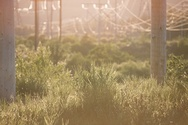
#> input picture labworks/LAB-03/labfiles/color_img.jpg, 188 x 125 px, shrunk from 560 x 373 before the run
$ python labwork.py
#> lines starting #> are read from the running program, lines starting #| are printed output that depends on the picture
import numpy as np
import cv2 as cv
import matplotlib.pyplot as plt

img = cv.imread('./color_img.jpg')
#> img is the input picture: shape (125, 188, 3); mean B, G, R 104.5, 139.9, 164.4

b, g, r = cv.split(img)
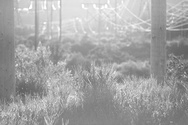
#> r: shape (125, 188); min 88, max 255, mean 164.4

cv.imshow('Before Equalizing Blue', b)
cv.imwrite('./print/before_equalizing_blue.jpg', b)
cv.imshow('Before Equalizing Green', g)
cv.imwrite('./print/before_equalizing_green.jpg', g)
cv.imshow('Before Equalizing Red', r)
cv.imwrite('./print/before_equalizing_red.jpg', r)

plt.figure(figsize = (25, 25))

L = 256

H, W = b.shape
#> H = 125; W = 188

MN = H * W
#> MN = 23500

blue_hist = cv.calcHist([b], [0], None, [256], [0, 255])
#> blue_hist = 256 values, max 391 at index 92, min 0 at index 0, mean 91.8
green_hist = cv.calcHist([g], [0], None, [256], [0, 255])
#> green_hist = 256 values, max 431 at index 108, min 0 at index 0, mean 91.8
red_hist = cv.calcHist([r], [0], None, [256], [0, 255])
#> red_hist = 256 values, max 403 at index 134, min 0 at index 0, mean 91.66

blue_prob = blue_hist / MN
#> blue_prob = 256 values, max 0.0166 at index 92, min 0 at index 0, mean 0.00391
green_prob = green_hist / MN
#> green_prob = 256 values, max 0.0183 at index 108, min 0 at index 0, mean 0.00391
red_prob = red_hist / MN
#> red_prob = 256 values, max 0.0171 at index 134, min 0 at index 0, mean 0.0039

plt.subplot(3, 3, 1)
plt.title('Blue Channel Histogram')
plt.savefig('Blue Channel Histogram.jpg')
plt.hist(b.ravel(), 256, [0, 255])
plt.show()
#> figure, not shown here; tallest bar 391 high, from x = 91.64 to 92.64

plt.subplot(3, 3, 2)
plt.title('Green Channel Histogram')
plt.savefig('Green Channel Histogram.jpg')
plt.hist(g.ravel(), 256, [0, 255])
plt.show()
#> figure, not shown here; tallest bar 431 high, from x = 107.6 to 108.6

plt.subplot(3, 3, 3)
plt.title('Red Channel Histogram')
plt.savefig('Red Channel Histogram.jpg')
plt.hist(r.ravel(), 256, [0, 255])
plt.show()
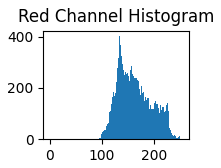
#> figure drawn by matplotlib, 1 panel; tallest bar 403 high, from x = 133.5 to 134.5

cdf_blue = blue_prob
#> cdf_blue has the same summary as blue_prob
cdf_green = green_prob
#> cdf_green has the same summary as green_prob
cdf_red = red_prob
#> cdf_red has the same summary as red_prob

s_blue = np.zeros(256)
s_green = np.zeros(256)
s_red = np.zeros(256)

s_blue[0] = np.round((L - 1) * cdf_blue[0])
s_green[0] = np.round((L - 1) * cdf_green[0])
s_red[0] = np.round((L - 1) * cdf_red[0])

for i in range (1, 256):
    cdf_blue[i] += cdf_blue[i - 1]
    cdf_green[i] += cdf_green[i - 1]
    cdf_red[i] += cdf_red[i - 1]
    s_blue[i] = np.round((L - 1) * cdf_blue[i])
    s_green[i] = np.round((L - 1) * cdf_green[i])
    s_red[i] = np.round((L - 1) * cdf_red[i])
#> after the loop, cdf_blue = 256 values from 0 to 1; cdf_green = 256 values from 0 to 1; cdf_red = 256 values from 0 to 0.998; s_blue = 256 values from 0 to 255; s_green = 256 values from 0 to 255; s_red = 256 values from 0 to 255


for i in range (H):
     for j in range (W):
         x = b[i][j]
         y = g[i][j]
         z = r[i][j]
         b[i][j] = s_blue[x]
         g[i][j] = s_green[y]
         r[i][j] = s_red[z]
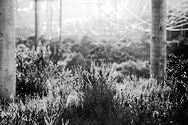
#> b: shape (125, 188); min 0, max 255, mean 128.8
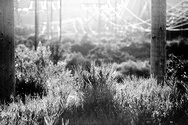
#> r: shape (125, 188); min 0, max 255, mean 128.7

plt.subplot(3, 3, 4)
plt.title('Blue Channel Equalized Histogram')
plt.savefig('./print/Blue Channel Histogram.jpg')
plt.hist(b.ravel(), 256, [0, 255])
plt.show()
#> figure, not shown here; tallest bar 391 high, from x = 110.6 to 111.6

plt.subplot(3, 3, 5)
plt.title('Green Channel Equalized Histogram')
plt.savefig('./print/Green Channel Equalized Histogram.jpg')
plt.hist(g.ravel(), 256, [0, 255])
plt.show()
#> figure, not shown here; tallest bar 431 high, from x = 39.84 to 40.84

plt.subplot(3, 3, 6)
plt.title('Red Channel Equalized  Histogram')
plt.savefig('./print/Red Channel Equalized Histogram.jpg')
plt.hist(r.ravel(), 256, [0, 255])
plt.show()
#> figure, not shown here; tallest bar 403 high, from x = 51.8 to 52.79

cv.imshow('Equalized Blue', b)
cv.imshow('Equalized Green', g)
cv.imshow('Equalized Red', r)

cv.imwrite('./print/after_equalizing_blue.jpg', b)
cv.imwrite('./print/after_equalizing_green.jpg', g)
cv.imwrite('./print/after_equalizing_red.jpg', r)

merge = cv.merge((b, g, r))
cv.imshow('Merged', merge)
cv.imwrite('./print/after_equalizing_merged.jpg', merge)

# ----------------------------------------------------------------------------------
# ----------------------------------------------------------------------------------

hsv_img = cv.cvtColor(img, cv.COLOR_BGR2HSV)
#> hsv_img: shape (125, 188, 3); mean H, S, V 17.3, 96, 164.4
cv.imshow("HSV Input Image", hsv_img)
cv.imwrite('./print/hsv_input_image.jpg', hsv_img)
plt.plot()

h, s, v = cv.split(hsv_img)
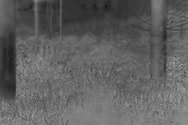
#> s: shape (125, 188); min 19, max 169, mean 96
cv.imshow("Before Equalizing v channel", v)
cv.imwrite('./print/before_equalizing_v_channel.jpg', v)
plt.plot()

plt.subplot(3, 3, 7)
plt.title('V channel histogram - Before Equalization')
plt.savefig('./print/V channel histogram - Before Equalization.jpg')
plt.hist(v.ravel(), 256, [0, 255])
plt.show()
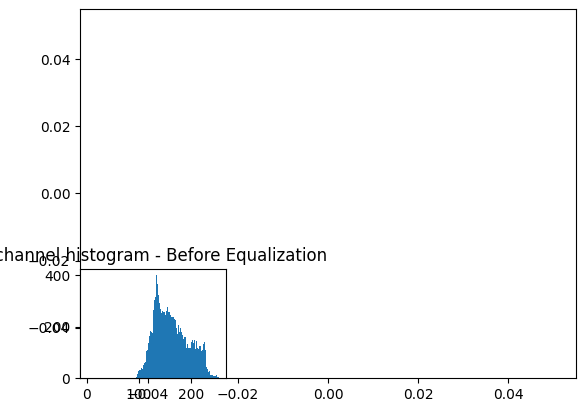
#> figure drawn by matplotlib, 1 panel; tallest bar 403 high, from x = 133.5 to 134.5

v_hist = cv.calcHist([v], [0], None, [256], [0, 255])
#> v_hist has the same summary as red_hist

v_prob = v_hist / MN
#> v_prob has the same summary as red_prob

s_v = np.zeros(256)
cdf_v = v_prob
#> cdf_v has the same summary as red_prob
s_v[0] = np.round((L - 1) * cdf_v[0])

for i in range (1, 256):
    cdf_v[i] += cdf_v[i - 1]
    s_v[i] = np.round((L - 1) * cdf_v[i])
#> after the loop, cdf_v = 256 values from 0 to 0.998; s_v = 256 values from 0 to 255


for i in range (H):
    for j in range (W):
        x = v[i][j]
        v[i][j] = s_v[x]

plt.subplot(3, 3, 8)
plt.title('V channel histogram - After Equalization')
plt.hist(v.ravel(), 256, [0, 255])
plt.show()
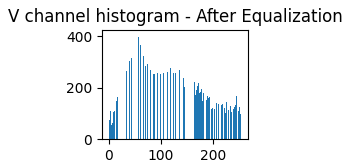
#> figure drawn by matplotlib, 1 panel; tallest bar 403 high, from x = 51.8 to 52.79
plt.savefig('./print/V channel histogram - After Equalization.jpg')

cv.imshow("Equalized v channel image", v)
cv.imwrite('./print/after_equalizing_v_channel.jpg', v)
plt.plot()

output = cv.merge((h, s, v))
#> output: shape (125, 188, 3); mean H, S, V 17.3, 96, 128.7
cv.imshow('Final Merged Image-HSV Equalized', output)
cv.imwrite('./print/after_equalizing_merge.jpg', output)

cv.waitKey(0)
cv.destroyAllWindows()
